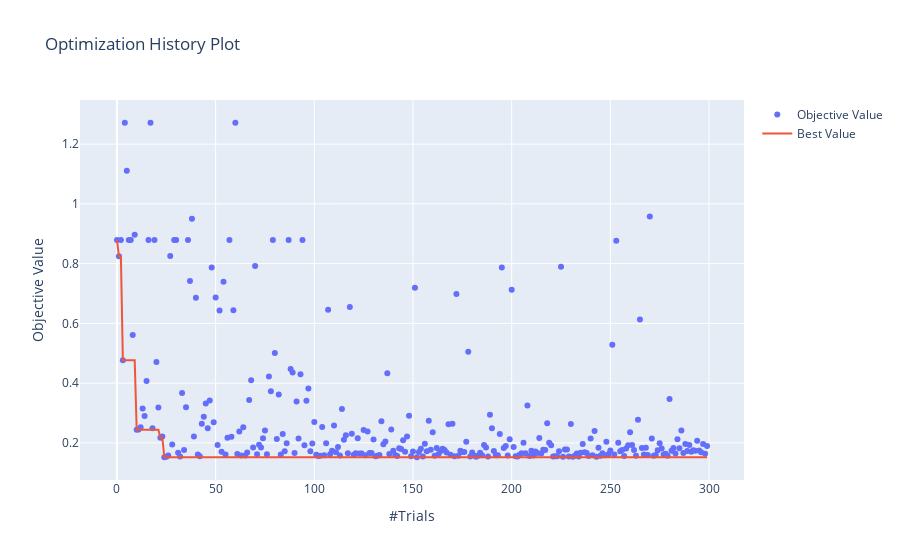

The notebook cell saved with this chart:
### Markdown cell above
Here we can see how many trials it takes to get a sufficient RMSE value.

### Code cell
fig = optuna.visualization.plot_optimization_history(study)
fig.show()

### Figure 1 — Plotly figure (JSON) as saved in the notebook; plotly's stock layout.template omitted (floating-point values rounded to 4 significant figures; data arrays with more than 128 entries replaced by an {"elided": "..."} marker saying what was removed)
{"data": [{"mode": "markers", "name": "Objective Value", "type": "scatter", "x": {"elided": "300 int values"}, "y": {"elided": "300 float values"}}, {"name": "Best Value", "type": "scatter", "x": {"elided": "300 int values"}, "y": {"elided": "300 float values"}}], "layout": {"title": {"text": "Optimization History Plot"}, "xaxis": {"title": {"text": "#Trials"}}, "yaxis": {"title": {"text": "Objective Value"}}}}
